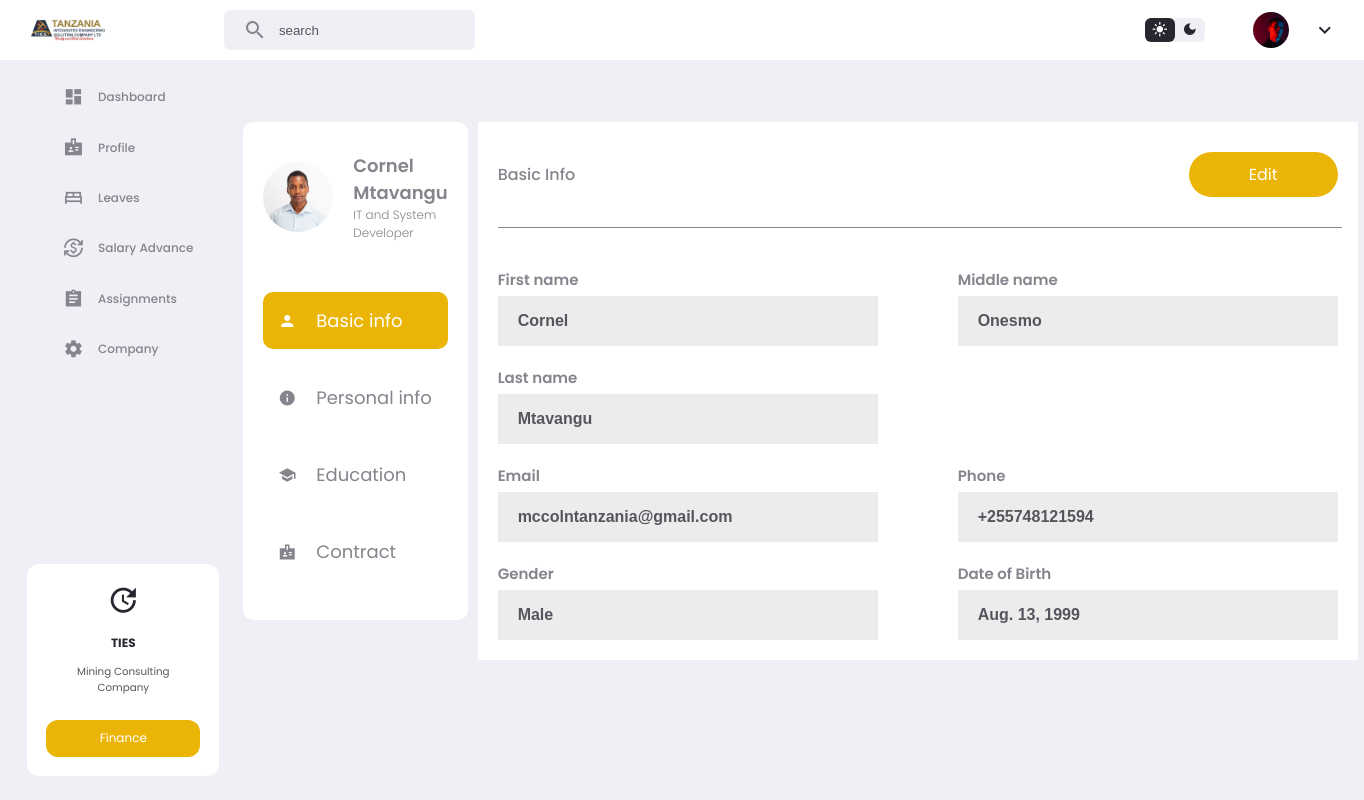
Page /employeesDetails/1/ on the committed database.
### app/models.py (models this page shows, shortened)
class CustomUser(AbstractUser):
    email = models.EmailField(unique=True)
    phone = models.CharField(max_length=15, null=True,blank=True, default="null")
    image = models.ImageField(upload_to='media/', blank=True, null=True)
    middle_name = models.CharField(max_length=100, null=True, blank=True)
    gender = models.CharField(max_length=100, null=True, blank=True)
    birthDate = models.DateField(null=True, blank=True)
    nextKinName = models.CharField(max_length=100, null=True, blank=True)
    nextKinRelation = models.CharField(max_length=100, null=True, blank=True)
    nextKinAddress = models.CharField(max_length=100, null=True, blank=True)
    nextKinPhone = models.CharField(max_length=100, null=True, blank=True)
    nida = models.CharField(max_length=100, null=True, blank=True)
    homeAddress = models.CharField(max_length=100, null=True, blank=True)
    uniName = models.CharField(max_length=100, null=True, blank=True)
    uniLevel = models.CharField(max_length=100, null=True, blank=True)
    uniCourse = models.CharField(max_length=100, null=True, blank=True)
    startYear = models.CharField(max_length=100, null=True, blank=True)
    endYear = models.CharField(max_length=100, null=True, blank=True)
    role = models.CharField(max_length=50, null=True,blank=True, default="user")
    signedDate = models.DateField(null=True, blank=True)
    expireDate = models.DateField(null=True, blank=True)
    contractDuration = models.CharField(max_length=100, null=True, blank=True)
    remainDuration = models.CharField(max_length=100, null=True, blank=True)
    attachment = models.FileField(upload_to='attachments/', null=True, blank=True)

### app/views.py (the view)
# urls.py: path('employeesDetails/<int:id>/', views.employeesDetails, name='employeesDetails'),
def employeesDetails(request,id):
    employee = CustomUser.objects.get(id=id)
    context = {
         'employee':employee
    }
    return render(request,"app/employeesDetails.html",context)

### app/templatetags/custom_filters.py (called while the page is built)
@register.filter(name='is_in_group')
def is_in_group(user, group_name):
    return user.groups.filter(name=group_name).exists()

### app/templates/app/employeesDetails.html (shortened to what this page needs)
{% extends 'app/base2.html' %}
{% load static %}
{% block content %}
<section class="employee-detail">
    <div class="left-detail">
        <div class="card">
            <div class="top">
                {% if employee.image %}
                <img src="{{employee.image.url}}" alt="">
                {% else %}
                <img src="{% static 'app/images/profile-1.jpg' %}" alt="">
                {% endif %}
                <div class="name">
                    <h5>{{employee.first_name}} {{employee.last_name}}</h5>
                    <h6>{{employee.role}}</h6>
                </div>
            </div>
            <div class="categories">
                <div class="cat1" id="active" onclick="showContent('content1')">
                    <span class="material-icons-sharp">person</span>
                    <p>Basic info</p>
                </div>
                <div class="cat1" onclick="showContent('content2')">
                    <span class="material-icons-sharp">info</span>
                    <p>Personal info</p>
                </div>
                <div class="cat1" onclick="showContent('content3')">
                    <span class="material-icons-sharp">school</span>
                    <p>Education</p>
                </div>
                <div class="cat1" onclick="showContent('content4')">
                    <span class="material-icons-sharp">badge</span>
                    <p>Contract</p>
                </div>
            </div>
        </div>
    </div>
    <div class="right-detail active" id="content1">
        <div class="card">
            <div class="top">
                <h5>Basic Info</h5>
                <a href="#" id="openModalBasic">Edit</a>
            </div>
            <div class="line"></div>
            <div class="bottom">
                <div class="row">
                    <div class="item">
                        <h5>First name</h5>
                        <button><h6>{{employee.first_name}}</h6></button>
                    </div>
                    <div class="item">
                        <h5>Middle name</h5>
                        <button><h6>{{employee.middle_name}}</h6></button>
                    </div>
                </div>
                <div class="row">
                    <div class="item">
                        <h5>Last name</h5>
                        <button><h6>{{employee.last_name}}</h6></button>
                    </div>
                </div>
                <div class="row">
                    <div class="item">
                        <h5>Email</h5>
                        <button><h6>{{employee.email}}</h6></button>
                    </div>
                    <div class="item">
                        <h5>Phone</h5>
                        <button><h6>{{employee.phone}}</h6></button>
                    </div>
                </div>
                <div class="row">
                    <div class="item">
                        <h5>Gender</h5>
                        <button><h6>{{employee.gender}}</h6></button>
                    </div>
                    <div class="item">
                        <h5>Date of Birth</h5>
                        <button><h6>{{employee.birthDate}}</h6></button>
                    </div>
                </div>
            </div>
        </div>
    </div>
</section>
{% endblock %}

### app/static/app/home2.css (style rules this page uses)
:root { --color-white: #ffffff; --color-light: #f0eff5; --color-gray-light: #86848c; --color-gray-dark: #56555e; --color-dark: #27282f; --color-primary: rgb(234,181,7); --color-success: rgb(34,202,75); --color-danger: rgb(255,67,54); --color-warning: rgb(71, 7, 234); --color-purple: rgb(160,99,245); --color-primary-light: rgba(71,7,234,0.2); --color-success-light: rgba(34,202,75,0.2); --color-danger-light: rgba(255,67,54,0.2); --color-purple-light: rgba(160,99,245,0.2); --color-warning-light: rgba(234,181,7,0.2); --color-white-light: rgba(255, 255, 255, 0.6); --company-color-1: #1a3048; --company-color-2: #9f893c; --company-color-3: #ffbf00; --card-padding: 1.6rem; --padding-1: 1rem; --padding-2: 8px; --card-border-radius: 1.6rem; --border-radius-1: 1rem; --border-radius-2: 6px; }
* { margin: 0; padding: 0; outline: 0; border: 0; appearance: none; text-decoration: none; list-style: none; box-sizing: border-box; }
html { font-size: 12px; }
body { background: var(--color-light); font-family: poppins, sans-serif; min-height: 100vh; color: var(--color-dark); }
img { width: 100%; }
h5 { font-size: 0.86rem; font-weight: 500; }
h6 { font-size: 0.76rem; }
p { font-size: 0.86rem; color: var(--color-gray-dark); }

### app/templates/app/employeesDetails.html (style rules this page uses)
.employee-detail { display: grid; grid-template-columns: 1fr 2fr; gap: 10px; margin-top: 50px; }
.employee-detail .left-detail .card { background: var(--color-white); border-radius: 10px; }
.employee-detail .left-detail .top { display: flex; gap: 20px; align-items: center; padding: 30px 20px; }
.employee-detail .left-detail .top img { height: 70px; width: 70px; border-radius: 50%; }
.employee-detail .left-detail .top .name h5 { font-size: 18px; font-weight: 600; color: var(--color-gray-light); }
.employee-detail .left-detail .top .name h6 { font-size: 12px; font-weight: 300; color: var(--color-gray-light); }
.employee-detail .left-detail .categories { padding-left: 20px; padding-right: 20px; padding-bottom: 40px; }
.cat1 { display: flex; gap: 20px; align-items: center; margin-top: 20px; background: transparent; padding: 15px; border-radius: 10px; }
.employee-detail .left-detail .categories .cat1#active { background: var(--color-primary); }
.employee-detail .left-detail .categories .cat1 span, .employee-detail .left-detail .categories .cat1 p { font-size: 18px; font-weight: 400; color: var(--color-gray-light); }
.employee-detail .left-detail .categories .cat1#active span, .employee-detail .left-detail .categories .cat1#active p { color: var(--color-white); }
.employee-detail .right-detail { display: none; }
.employee-detail .right-detail.active { display: block; }
.employee-detail .right-detail .card { background: var(--color-white); }
.employee-detail .right-detail .card .top { display: flex; justify-content: space-between; padding: 30px 20px; align-items: center; }
.employee-detail .right-detail .card .top h5 { font-size: 16px; color: var(--color-gray-light); }
.employee-detail .right-detail .card .top a { font-size: 16px; color: var(--color-gray-light); background: var(--color-primary); color: var(--color-white); padding: 10px 60px; border-radius: 40px; }
.employee-detail .right-detail .card .line { height: 1px; width: 96%; background: var(--color-gray-light); margin-left: 20px; }
.employee-detail .right-detail .card .bottom { margin: 40px 20px; }
.employee-detail .right-detail .card .bottom .row { display: flex; flex-direction: row; gap: 80px; padding-bottom: 20px; }
.employee-detail .right-detail .card .bottom .row h5 { font-size: 15px; font-weight: 600; margin-bottom: 5px; color: var(--color-gray-light); }
.employee-detail .right-detail .card .bottom .row button { height: 50px; width: 380px; display: flex; align-items: center; border-radius: 0px; background: #ececec; }
.employee-detail .right-detail .card .bottom .row button h6 { font-size: 16px; color: var(--color-gray-dark); font-weight: 600; margin-left: 20px; }

### rows in the picture
CustomUser: image (picture), first_name "Cornel", last_name "Mtavangu", role "IT and System Developer", middle_name "Onesmo", email "mccolntanzania@gmail.com", phone "+255748121594", gender "Male", birthDate "Aug. 13, 1999"
